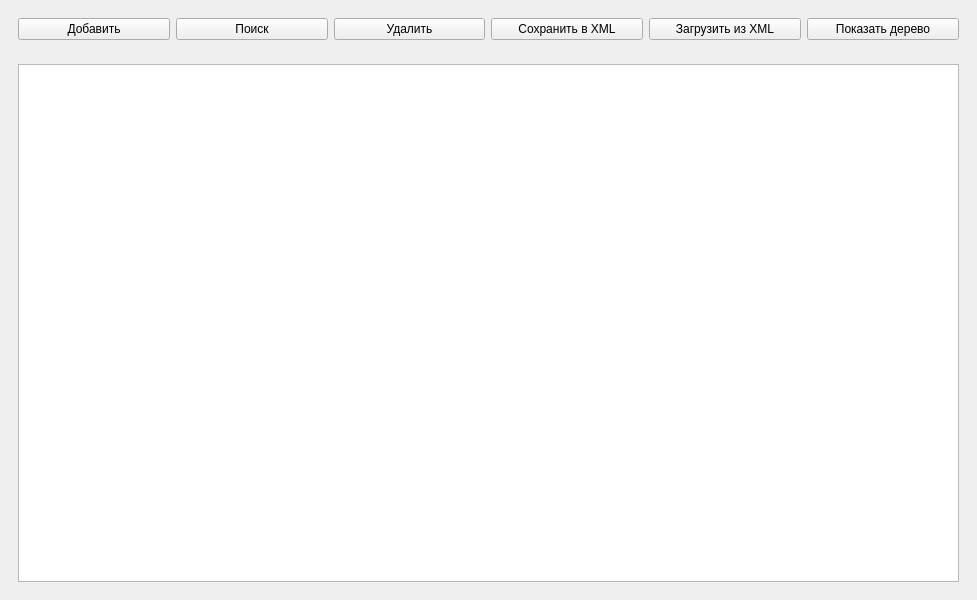
<?xml version="1.0" encoding="UTF-8"?>
<ui version="4.0">
 <class>Players</class>
 <widget class="QMainWindow" name="Players">
  <property name="geometry">
   <rect>
    <x>0</x>
    <y>0</y>
    <width>977</width>
    <height>600</height>
   </rect>
  </property>
  <property name="windowTitle">
   <string>MainWindow</string>
  </property>
  <widget class="QWidget" name="centralwidget">
   <layout class="QVBoxLayout" name="verticalLayout">
    <item>
     <widget class="QWidget" name="button_container" native="true">
      <property name="maximumSize">
       <size>
        <width>16777215</width>
        <height>50</height>
       </size>
      </property>
      <layout class="QHBoxLayout" name="horizontalLayout">
       <item>
        <widget class="QPushButton" name="button_add">
         <property name="text">
          <string>Добавить</string>
         </property>
        </widget>
       </item>
       <item>
        <widget class="QPushButton" name="button_search">
         <property name="text">
          <string>Поиск</string>
         </property>
        </widget>
       </item>
       <item>
        <widget class="QPushButton" name="button_remove">
         <property name="text">
          <string>Удалить</string>
         </property>
        </widget>
       </item>
       <item>
        <widget class="QPushButton" name="button_save_to_xml">
         <property name="text">
          <string>Сохранить в XML</string>
         </property>
        </widget>
       </item>
       <item>
        <widget class="QPushButton" name="button_load_from_xml">
         <property name="text">
          <string>Загрузить из XML</string>
         </property>
        </widget>
       </item>
       <item>
        <widget class="QPushButton" name="button_tree_view">
         <property name="text">
          <string>Показать дерево</string>
         </property>
        </widget>
       </item>
      </layout>
     </widget>
    </item>
    <item>
     <widget class="QStackedWidget" name="stacked_widget">
      <property name="currentIndex">
       <number>0</number>
      </property>
      <widget class="QWidget" name="page">
       <layout class="QVBoxLayout" name="verticalLayout_3">
        <item>
         <widget class="QTableWidget" name="table">
          <property name="editTriggers">
           <set>QAbstractItemView::NoEditTriggers</set>
          </property>
         </widget>
        </item>
       </layout>
      </widget>
      <widget class="QWidget" name="page_2">
       <layout class="QVBoxLayout" name="verticalLayout_2">
        <item>
         <widget class="QTreeWidget" name="tree">
          <column>
           <property name="text">
            <string>Игроки</string>
           </property>
          </column>
         </widget>
        </item>
       </layout>
      </widget>
     </widget>
    </item>
   </layout>
  </widget>
 </widget>
 <resources/>
 <connections/>
</ui>
